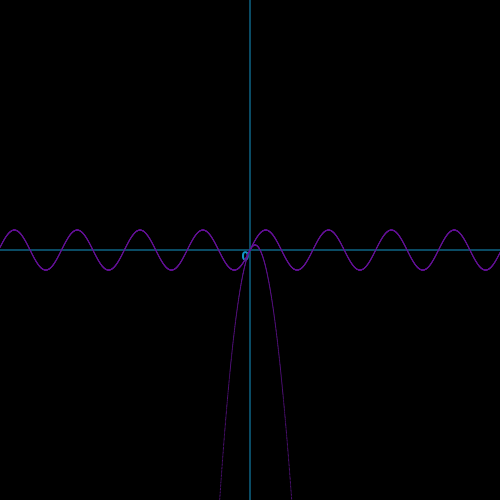
Frame 1 (no input)
Frame 60 (no input): identical to frame 1, image omitted
Frame 120 (the mouse pressed at the canvas centre since frame 60): identical to frame 1, image omitted

The p5.js sketch that drew this single still picture (run headless with seeded random() and noise() and a simulated clock; from frame 60 on, the mouse is pressed at the canvas centre):

// p5.js sketch
// ── sketch.js




largura_tela = 500
altura_tela = 500

var dx = 0.1
  


class ponto{
  
  constructor(x,y){
    this.x = x;
    this.y = y;
    
  }
  

  
  getX(){
    return this.x
  }
  
  getY(){
    return this.y
  }
  
}

class axis{
  
  constructor(angle){
    this.angle = angle;
    
  }
  
  
  desenhar(origem){
      stroke(20,150,200)
      let x0 = origem.getX()-largura_tela*cos(this.angle)
      let y0 = origem.getY()-altura_tela*sin(this.angle)
      let xf = 2*origem.getX()-x0
      let yf = 2*origem.getY()-y0
      line(x0,y0,xf,yf)
      stroke(20,150,200)
      fill(20,150,200)

  }
  
  
  grid(interval){
    
    let n = int(largura_tela/interval)
    
    /*for(int i = -1*n; i<n ;i = i+interval){
      line()
    }
    */
  }
  
  
  
}


class sis_coord{
  
    constructor(axis_x,axis_y,origem){
      this.axis_x = axis_x
      this.axis_y = axis_y 
      this.origem = origem
      this.space = dx;
      
    }
  
    
    desenhar(){
      
      stroke(20,150,200)
      axis_x.desenhar(this.origem)
      stroke(20,150,200)
      axis_y.desenhar(this.origem)
      fill(20,150,200)
      
      text("0",this.origem.x-8,this.origem.y+10)
      
    }
  
    plotar_ponto(ponto){
          point(this.origem.getX()+ponto.getX(),this.origem.getY()-ponto.getY())
          stroke(100,20,150)
    
}

}

function plot(sis_coord,funcao,inicio,fim){
  
  for(let i = inicio; i<fim; i = i+dx){
    let pontoi = new ponto(1*i,20*funcao(0.1*i))
    xy.plotar_ponto(pontoi)
  }
  
  
}

var axis_x = new axis(0)
var axis_y = new axis(Math.PI/2)
var origem = new ponto(largura_tela/2,altura_tela/2)
var xy = new sis_coord(axis_x,axis_y,origem)



function setup() {
  
  createCanvas(largura_tela,altura_tela);
  background(0,0,0);
  xy.desenhar()
  //plot(xy,y,-250,250)
  //plot(xy,y2,-250,250)
  plot(xy,y3,-250,250)
  plot(xy,y,-250,250)
  
  
}

function y(x){
  return sin(x)
}

function y2(x){
  return cos(x)
}

function y3(x){
  return 0.01*x*x*x-x*x+x
}

function draw() {
  
  
  
  
  
  
}
